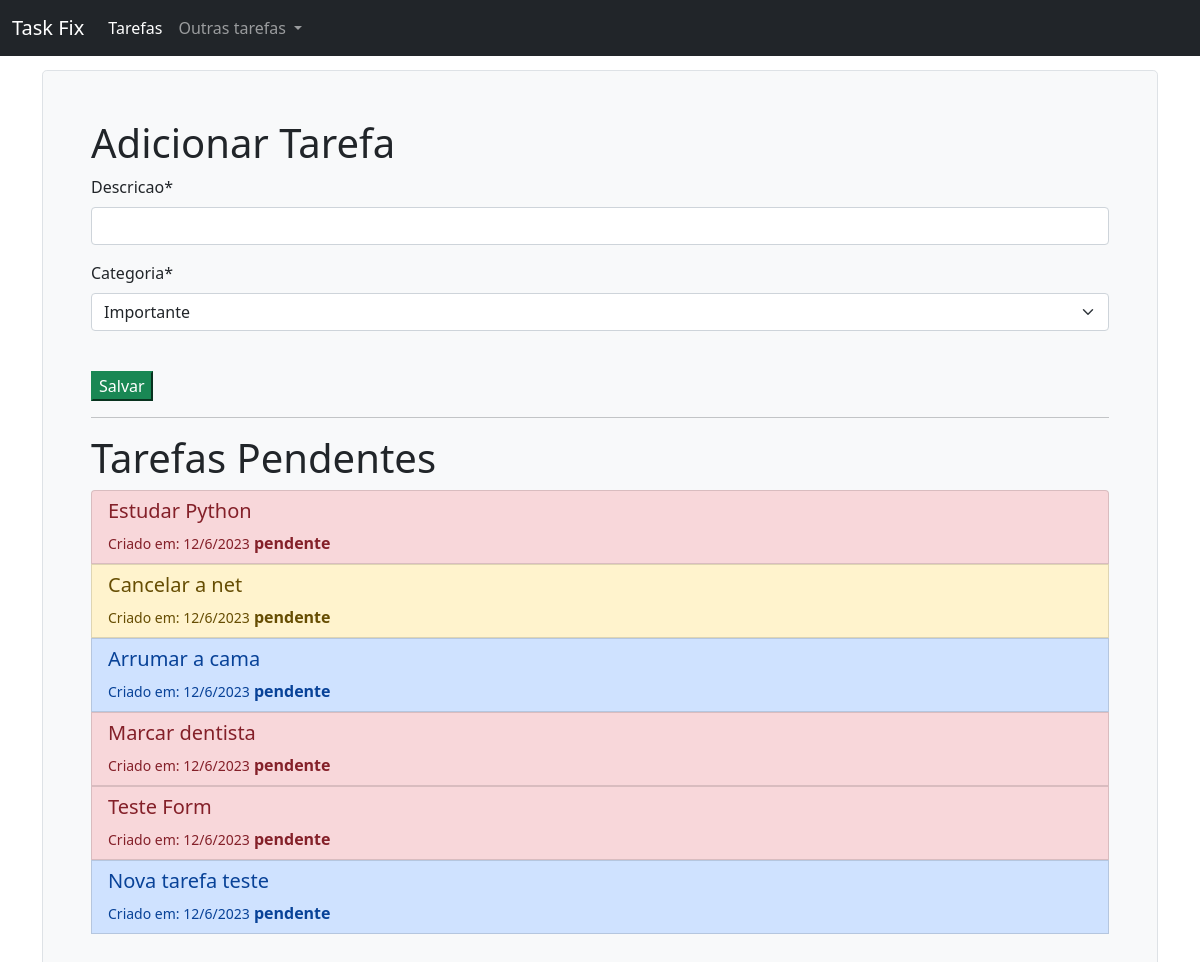
Page /tarefas/ on the earlier database version.
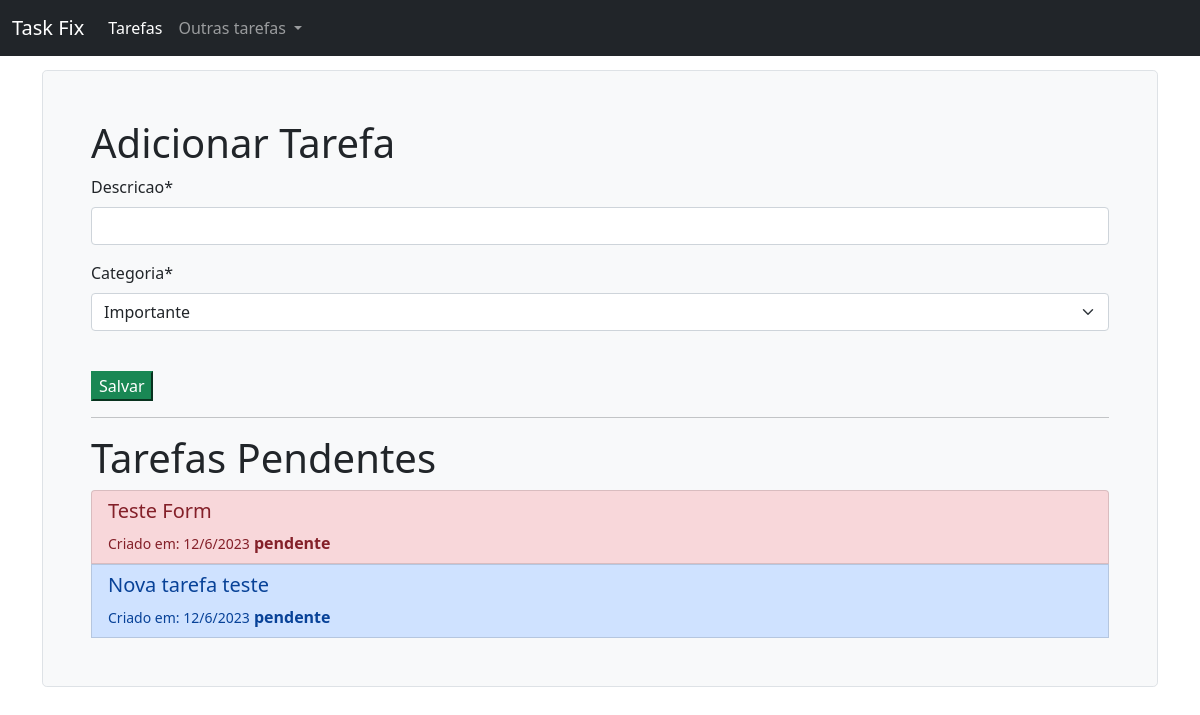
Same page on the later database version.
### tarefas/models.py (models this page shows, shortened)
class Tarefa(models.Model):
    OPCOES_STATUS = (
        ('concluído', 'Concluído'),
        ('pendente', 'Pendente'),
        ('adiado', 'Adiado'),
    )
    OPCOES_CATEGORIAS = (
        ('urgente', 'Urgente'),
        ('importante', 'Importante'),
        ('precisa ser feito', 'Precisa ser feito'),
    )
    descricao = models.CharField(max_length=400)
    criacao = models.DateTimeField(auto_now_add=True)
    categoria = models.CharField(max_length=25, choices=OPCOES_CATEGORIAS, default='importante')
    status = models.CharField(max_length=25, choices=OPCOES_STATUS, default='pendente')

### tarefas/views.py (the view)
# urls.py: path('', views.tarefas_pendentes_list, name='tarefas_pendentes_list'),
def tarefas_pendentes_list(request):
    tarefas_pendentes = Tarefa.objects.filter(status='pendente')
    if request.method == 'POST':
        form = AdicionarTarefa(data=request.POST)
        if form.is_valid():
            form.save()
            return redirect('tarefas_pendentes_list')
    else:
        form = AdicionarTarefa()
    return render(request, 'tarefas/tarefas_pendentes.html', {'tarefas_pendentes': tarefas_pendentes, 'form': form})

### tarefas/forms.py
class AdicionarTarefa(forms.ModelForm):
    class Meta:
        model = Tarefa
        fields = ('descricao', 'categoria')

### tarefas/templates/tarefas/tarefas_pendentes.html (shortened to what this page needs)
{% extends 'base.html' %}
{% load crispy_forms_tags %}
{% block content %}
<div class="h-100 p-5 bg-light border rounded-3">
    <h1>Adicionar Tarefa</h1>
    <form method="post">
        {{ form|crispy }}
        <br>
        <input class="btn-success" type="submit" value="Salvar">
    </form>
<hr>
    <h1>Tarefas Pendentes</h1>
    <div class="list-group">
        {% for tarefa in tarefas_pendentes %}
        {% if tarefa.categoria  == 'urgente' %}
            <button type="button" class="list-group-item list-group-item-danger list-group-item-action " data-bs-toggle="modal" data-bs-target="#modal{{ tarefa.id }}">
        {% elif tarefa.categoria == 'importante'  %}
            <button type="button" class="list-group-item list-group-item-warning list-group-item-action " data-bs-toggle="modal" data-bs-target="#modal{{ tarefa.id }}">
        {% else %}
         <button type="button" class="list-group-item list-group-item-primary list-group-item-action " data-bs-toggle="modal" data-bs-target="#modal{{ tarefa.id }}">
        {% endif %}
                <h5>{{ tarefa.descricao }}</h5>
                <small>Criado em: {{ tarefa.criacao.day }}/{{ tarefa.criacao.month }}/{{ tarefa.criacao.year }}</small>
                <b> {{tarefa.status}} </b>
            </button>
        {% endfor %}
    </div>
</div>
{% endblock %}

Differences in the rows shown:
no longer on this page (row edited): Tarefa: descricao "Estudar Python", criacao.day "12", criacao.month "6", criacao.year "2023", status "pendente"
no longer on this page (row edited): Tarefa: descricao "Cancelar a net", criacao.day "12", criacao.month "6", criacao.year "2023", status "pendente"
no longer on this page (row edited): Tarefa: descricao "Arrumar a cama", criacao.day "12", criacao.month "6", criacao.year "2023", status "pendente"
removed Tarefa: descricao "Marcar dentista", criacao.day "12", criacao.month "6", criacao.year "2023", status "pendente"
